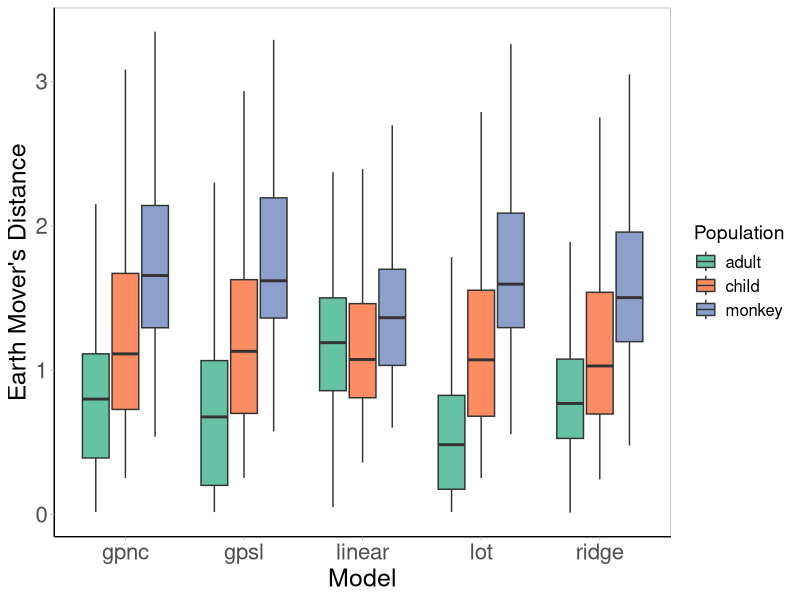
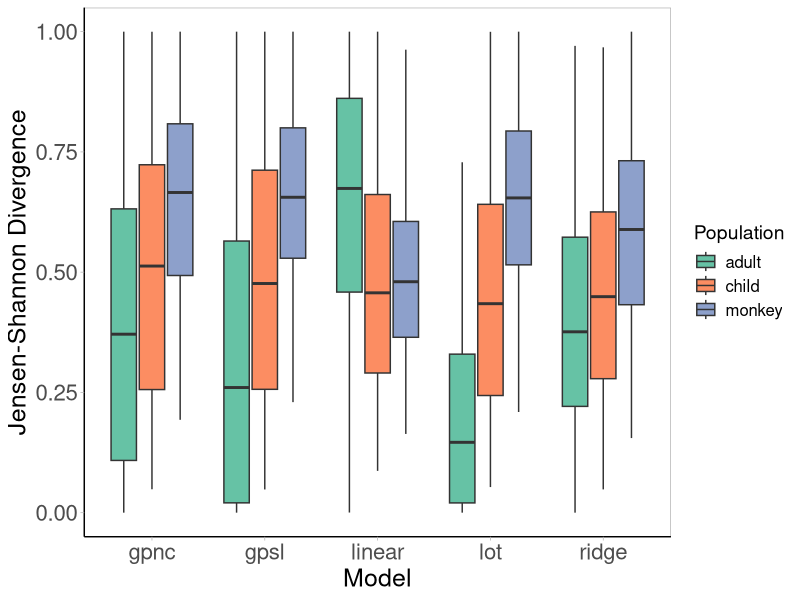
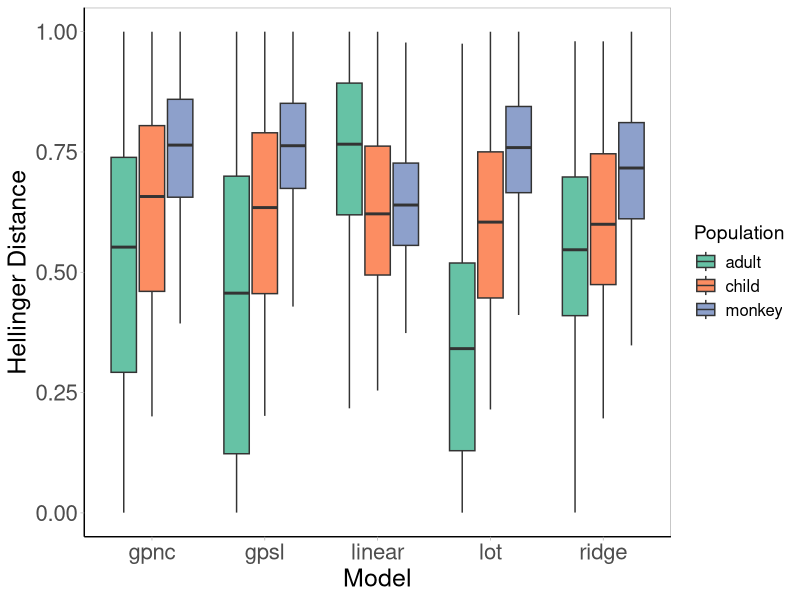
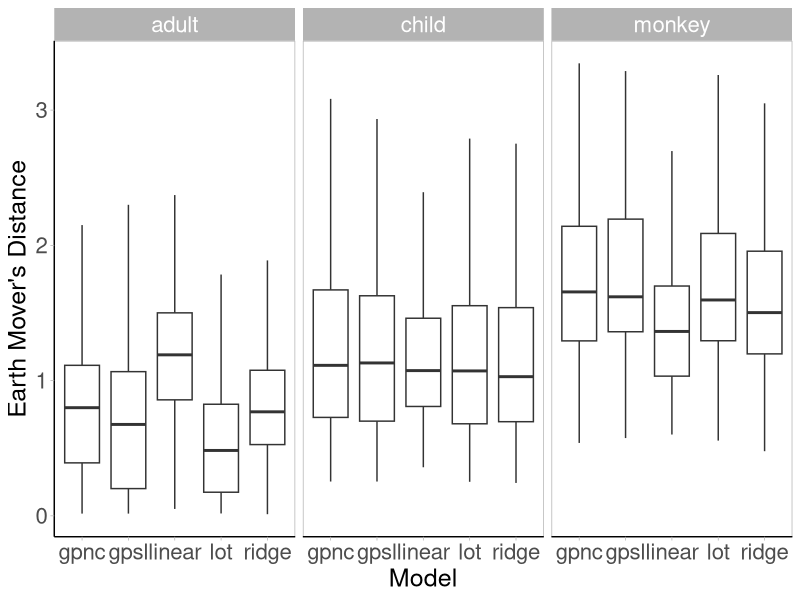
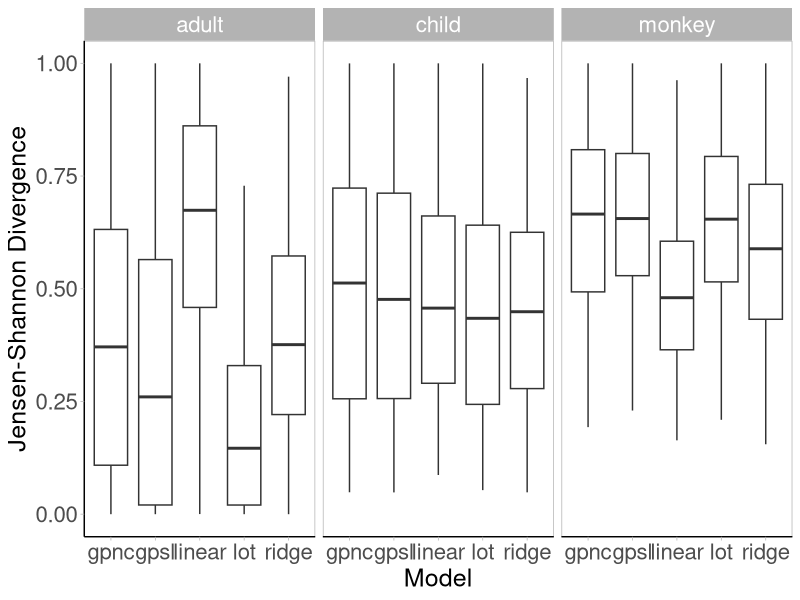
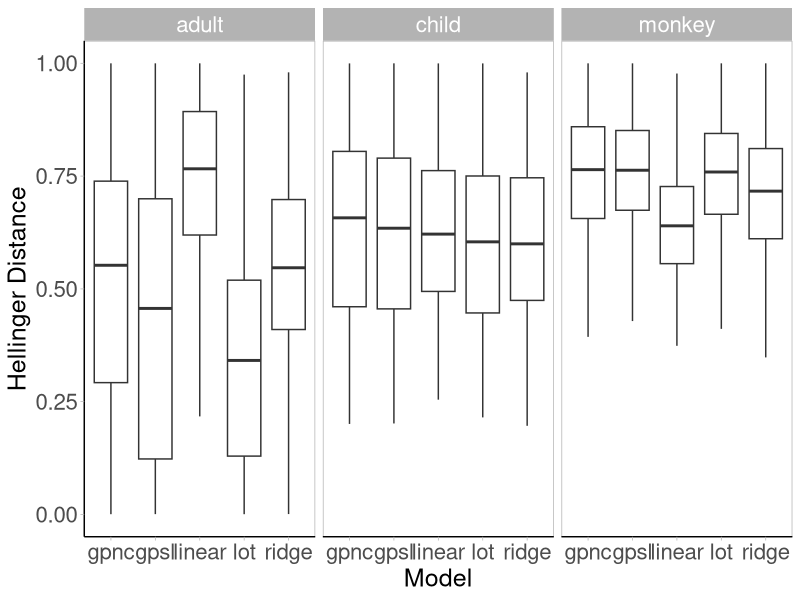
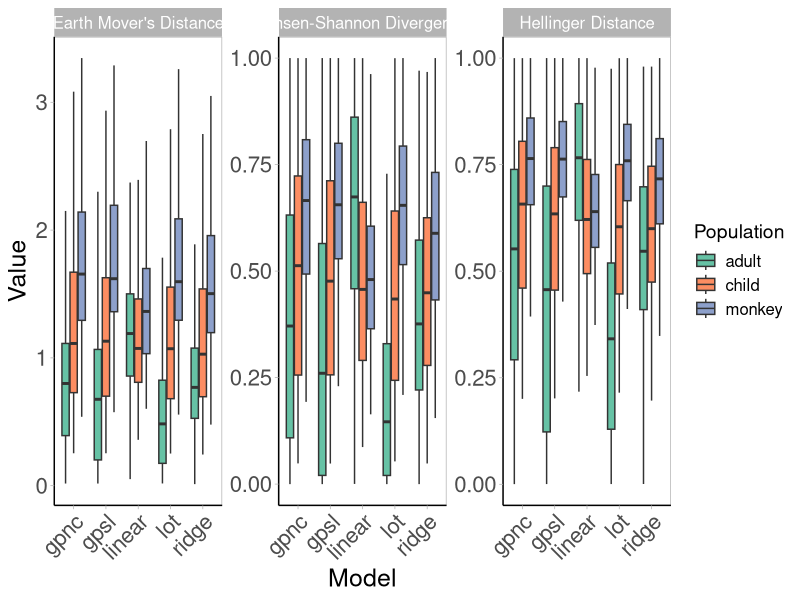

The R script that drew these images, in order:
library(ggplot2)
library(dplyr)
library(tidyr)

paper_theme <- theme_light() + theme( axis.title.x = element_text(size=18),
                                      axis.text.x=element_text(
                                        size = 16), 
                                      axis.title.y = element_text(size = 18, vjust = 1),
                                      axis.text.y  = element_text(size = 16),
                                      strip.text=element_text(size=16),
                                      axis.line.x = element_line(colour = "black"), 
                                      axis.line.y = element_line(colour = "black"),
                                      legend.title=element_text(size=14),
                                      legend.text=element_text(size=12),
                                      panel.grid.major=element_blank(),
                                      panel.grid.minor=element_blank())  

# Read in the results
results <- read.csv("alt_model_results/all_distance_metrics.csv")

# Function to create a boxplot for a specific metric
create_metric_boxplot <- function(data, metric_col, metric_name) {
  ggplot(data, aes(x = model, y = .data[[metric_col]], fill = population)) +
    geom_boxplot(outliers=FALSE) +
    paper_theme +
    labs(
      x = "Model",
      y = metric_name,
      fill = "Population"
    ) +
    scale_fill_brewer(palette = "Set2") 
}

# Create individual plots
emd_plot <- create_metric_boxplot(results, "emd", "Earth Mover's Distance")
js_plot <- create_metric_boxplot(results, "js_div", "Jensen-Shannon Divergence")
hellinger_plot <- create_metric_boxplot(results, "hellinger", "Hellinger Distance")

# Save plots
ggsave("alt_model_results/emd_boxplot.png", emd_plot, width = 10, height = 4.5)
ggsave("alt_model_results/js_boxplot.png", js_plot, width = 10, height = 4.5)
ggsave("alt_model_results/hellinger_boxplot.png", hellinger_plot, width = 10, height = 4.5)


# Function to create a boxplot for a specific metric
create_metric_boxplot_pop <- function(data, metric_col, metric_name) {
  ggplot(data, aes(x = model, y = .data[[metric_col]])) +
    geom_boxplot(outliers=FALSE) +
    paper_theme +
    labs(
      x = "Model",
      y = metric_name,
      fill = "Population"
    ) +
    scale_fill_brewer(palette = "Set2") +
    facet_wrap(~population, nrow=1)

}

# Create individual plots
emd_plot <- create_metric_boxplot_pop(results, "emd", "Earth Mover's Distance")
js_plot <- create_metric_boxplot_pop(results, "js_div", "Jensen-Shannon Divergence")
hellinger_plot <- create_metric_boxplot_pop(results, "hellinger", "Hellinger Distance")

# Save plots
ggsave("alt_model_results/emd_boxplot_pop.png", emd_plot, width = 10, height = 4.5)
ggsave("alt_model_results/js_boxplot_pop.png", js_plot, width = 10, height = 4.5)
ggsave("alt_model_results/hellinger_boxplot_pop.png", hellinger_plot, width = 10, height = 4.5)



results_long <- results %>%
  pivot_longer(
    cols = c(emd, js_div, hellinger),
    names_to = "metric",
    values_to = "value"
  ) %>%
  mutate(
    metric = factor(metric, 
                    levels = c("emd", "js_div", "hellinger"),
                    labels = c("Earth Mover's Distance", 
                               "Jensen-Shannon Divergence", 
                               "Hellinger Distance"))
  )

combined_plot <- ggplot(results_long, aes(x = model, y = value, fill = population)) +
  geom_boxplot(outliers=FALSE) +
  facet_wrap(~metric, scales = "free_y") +
  paper_theme +
  labs(
    x = "Model",
    y = "Value",
    fill = "Population"
  ) +
  scale_fill_brewer(palette = "Set2") +
  theme(
    axis.text.x = element_text(angle = 45, hjust = 1),
    strip.text = element_text(size = 12)
  )

ggsave("alt_model_results/combined_metrics_boxplot.png", combined_plot, width = 12, height = 4)
